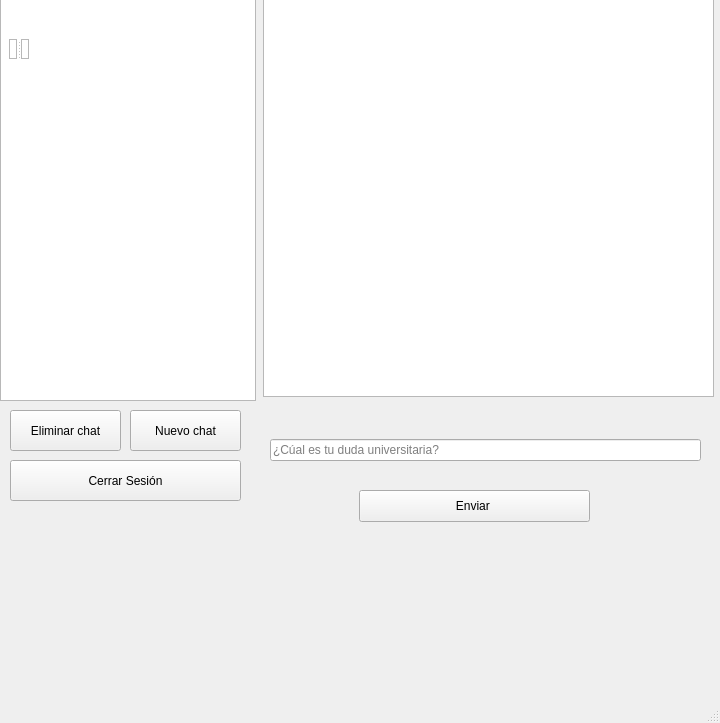
<?xml version="1.0" encoding="UTF-8"?>
<ui version="4.0">
 <class>mainWindow</class>
 <widget class="QMainWindow" name="mainWindow">
  <property name="geometry">
   <rect>
    <x>0</x>
    <y>0</y>
    <width>720</width>
    <height>723</height>
   </rect>
  </property>
  <property name="windowTitle">
   <string>MainWindow</string>
  </property>
  <widget class="QWidget" name="centralwidget">
   <widget class="QPushButton" name="btn_nuevo_chat">
    <property name="geometry">
     <rect>
      <x>130</x>
      <y>410</y>
      <width>111</width>
      <height>41</height>
     </rect>
    </property>
    <property name="text">
     <string>Nuevo chat</string>
    </property>
   </widget>
   <widget class="QListWidget" name="lista_historial">
    <property name="geometry">
     <rect>
      <x>0</x>
      <y>-50</y>
      <width>256</width>
      <height>451</height>
     </rect>
    </property>
   </widget>
   <widget class="QPushButton" name="btn_borrar_chat">
    <property name="geometry">
     <rect>
      <x>10</x>
      <y>410</y>
      <width>111</width>
      <height>41</height>
     </rect>
    </property>
    <property name="text">
     <string>Eliminar chat</string>
    </property>
   </widget>
   <widget class="QPushButton" name="btn_logout">
    <property name="geometry">
     <rect>
      <x>10</x>
      <y>460</y>
      <width>231</width>
      <height>41</height>
     </rect>
    </property>
    <property name="text">
     <string>Cerrar Sesión</string>
    </property>
   </widget>
   <widget class="QTextEdit" name="chat_history">
    <property name="geometry">
     <rect>
      <x>263</x>
      <y>-4</y>
      <width>451</width>
      <height>401</height>
     </rect>
    </property>
    <property name="readOnly">
     <bool>true</bool>
    </property>
   </widget>
   <widget class="QWidget" name="horizontalLayoutWidget">
    <property name="geometry">
     <rect>
      <x>270</x>
      <y>430</y>
      <width>431</width>
      <height>41</height>
     </rect>
    </property>
    <layout class="QHBoxLayout" name="horizontalLayout">
     <item>
      <widget class="QLineEdit" name="message_input">
       <property name="placeholderText">
        <string>¿Cúal es tu duda universitaria? </string>
       </property>
      </widget>
     </item>
    </layout>
   </widget>
   <widget class="QPushButton" name="send_button">
    <property name="geometry">
     <rect>
      <x>359</x>
      <y>490</y>
      <width>231</width>
      <height>32</height>
     </rect>
    </property>
    <property name="text">
     <string>Enviar </string>
    </property>
   </widget>
   <widget class="QSplitter" name="splitter">
    <property name="geometry">
     <rect>
      <x>9</x>
      <y>39</y>
      <width>20</width>
      <height>20</height>
     </rect>
    </property>
    <property name="orientation">
     <enum>Qt::Orientation::Horizontal</enum>
    </property>
    <widget class="QFrame" name="frame">
     <property name="frameShape">
      <enum>QFrame::Shape::StyledPanel</enum>
     </property>
     <property name="frameShadow">
      <enum>QFrame::Shadow::Raised</enum>
     </property>
    </widget>
    <widget class="QFrame" name="frame_2">
     <property name="frameShape">
      <enum>QFrame::Shape::StyledPanel</enum>
     </property>
     <property name="frameShadow">
      <enum>QFrame::Shadow::Raised</enum>
     </property>
    </widget>
   </widget>
  </widget>
  <widget class="QMenuBar" name="menubar">
   <property name="geometry">
    <rect>
     <x>0</x>
     <y>0</y>
     <width>720</width>
     <height>33</height>
    </rect>
   </property>
  </widget>
  <widget class="QStatusBar" name="statusbar"/>
 </widget>
 <resources/>
 <connections/>
</ui>
